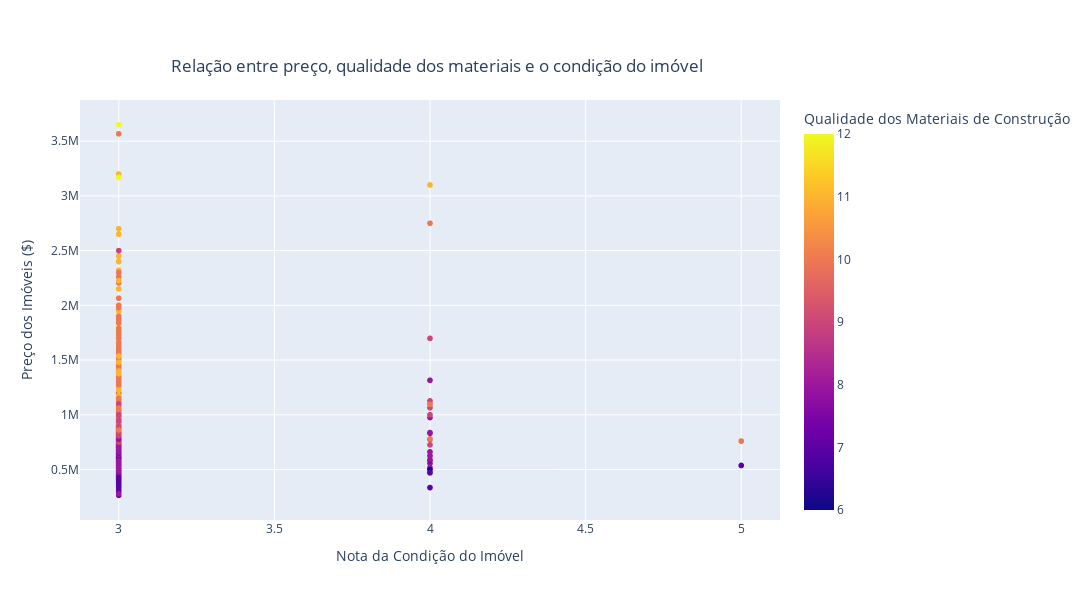

The code cell stored with this chart in its notebook:
### Code cell
# Condição x Qualidade do Material de construção x Preço

fig = px.scatter(
                df_five, x = 'condition', y = 'price', color ='grade',
                title = 'Relação entre o preço, área, quantidade de quartos e banheiros dos imóveis',
                labels={'condition': 'Nota da Condição do Imóvel', 'price': 'Preço dos Imóveis ($)', 'grade':'Qualidade dos Materiais de Construção'},
                width=1200, height=600
)

fig.update_layout(title={'text': 'Relação entre preço, qualidade dos materiais e o condição do imóvel', 'x': 0.4, 'y': 0.9})

fig.show()

# Com o gráfico abaixo, é posivel concluir que:
    # A condição do imóvel, não é um fator que pode alterar o preço do mesmo de maneira significativa.
    # A qualidade dos materiais de construção utilizados, tem uma grande influência no preço do imóvel.

### Figure 1 — Plotly figure (JSON) as saved in the notebook; plotly's stock layout.template omitted (floating-point values rounded to 4 significant figures; data arrays with more than 128 entries replaced by an {"elided": "..."} marker saying what was removed)
{"data": [{"hovertemplate": "Nota da Condição do Imóvel=%{x}<br>Preço dos Imóveis ($)=%{y}<br>Qualidade dos Materiais de Construção=%{marker.color}<extra></extra>", "legendgroup": "", "marker": {"color": {"elided": "1171 int values"}, "coloraxis": "coloraxis", "symbol": "circle"}, "mode": "markers", "name": "", "showlegend": false, "type": "scattergl", "x": {"elided": "1171 int values"}, "xaxis": "x", "y": {"elided": "1171 int values"}, "yaxis": "y"}], "layout": {"coloraxis": {"colorbar": {"title": {"text": "Qualidade dos Materiais de Construção"}}, "colorscale": [[0, "#0d0887"], [0.1111, "#46039f"], [0.2222, "#7201a8"], [0.3333, "#9c179e"], [0.4444, "#bd3786"], [0.5556, "#d8576b"], [0.6667, "#ed7953"], [0.7778, "#fb9f3a"], [0.8889, "#fdca26"], [1, "#f0f921"]]}, "height": 600, "legend": {"tracegroupgap": 0}, "title": {"text": "Relação entre preço, qualidade dos materiais e o condição do imóvel", "x": 0.4, "y": 0.9}, "width": 1200, "xaxis": {"anchor": "y", "domain": [0, 1], "title": {"text": "Nota da Condição do Imóvel"}}, "yaxis": {"anchor": "x", "domain": [0, 1], "title": {"text": "Preço dos Imóveis ($)"}}}}
